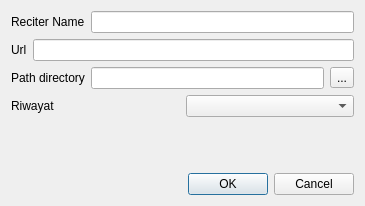
<?xml version="1.0" encoding="UTF-8"?>
<ui version="4.0">
 <class>DialogAddReciter</class>
 <widget class="QDialog" name="DialogAddReciter">
  <property name="geometry">
   <rect>
    <x>0</x>
    <y>0</y>
    <width>365</width>
    <height>206</height>
   </rect>
  </property>
  <property name="windowTitle">
   <string>Add reciter</string>
  </property>
  <layout class="QVBoxLayout" name="verticalLayout">
   <item>
    <layout class="QHBoxLayout" name="horizontalLayout">
     <item>
      <widget class="QLabel" name="label_2">
       <property name="text">
        <string>Reciter Name</string>
       </property>
      </widget>
     </item>
     <item>
      <widget class="QLineEdit" name="lineEditReciterName"/>
     </item>
    </layout>
   </item>
   <item>
    <layout class="QHBoxLayout" name="horizontalLayout_3">
     <item>
      <widget class="QLabel" name="label_3">
       <property name="text">
        <string>Url</string>
       </property>
      </widget>
     </item>
     <item>
      <widget class="QLineEdit" name="lineEditUrl"/>
     </item>
    </layout>
   </item>
   <item>
    <layout class="QHBoxLayout" name="horizontalLayout_2">
     <item>
      <widget class="QLabel" name="label">
       <property name="text">
        <string>Path directory</string>
       </property>
      </widget>
     </item>
     <item>
      <widget class="QLineEdit" name="lineEditFileName"/>
     </item>
     <item>
      <widget class="QToolButton" name="toolButtonFileName">
       <property name="text">
        <string>...</string>
       </property>
      </widget>
     </item>
    </layout>
   </item>
   <item>
    <layout class="QHBoxLayout" name="horizontalLayout_4">
     <item>
      <widget class="QLabel" name="label_4">
       <property name="text">
        <string>Riwayat</string>
       </property>
      </widget>
     </item>
     <item>
      <widget class="QComboBox" name="comboBoxRiwayat"/>
     </item>
    </layout>
   </item>
   <item>
    <spacer name="verticalSpacer">
     <property name="orientation">
      <enum>Qt::Vertical</enum>
     </property>
     <property name="sizeHint" stdset="0">
      <size>
       <width>20</width>
       <height>8</height>
      </size>
     </property>
    </spacer>
   </item>
   <item>
    <widget class="QDialogButtonBox" name="buttonBox">
     <property name="orientation">
      <enum>Qt::Horizontal</enum>
     </property>
     <property name="standardButtons">
      <set>QDialogButtonBox::Cancel|QDialogButtonBox::Ok</set>
     </property>
    </widget>
   </item>
  </layout>
 </widget>
 <resources/>
 <connections>
  <connection>
   <sender>buttonBox</sender>
   <signal>rejected()</signal>
   <receiver>DialogAddReciter</receiver>
   <slot>reject()</slot>
   <hints>
    <hint type="sourcelabel">
     <x>316</x>
     <y>260</y>
    </hint>
    <hint type="destinationlabel">
     <x>286</x>
     <y>274</y>
    </hint>
   </hints>
  </connection>
 </connections>
</ui>
